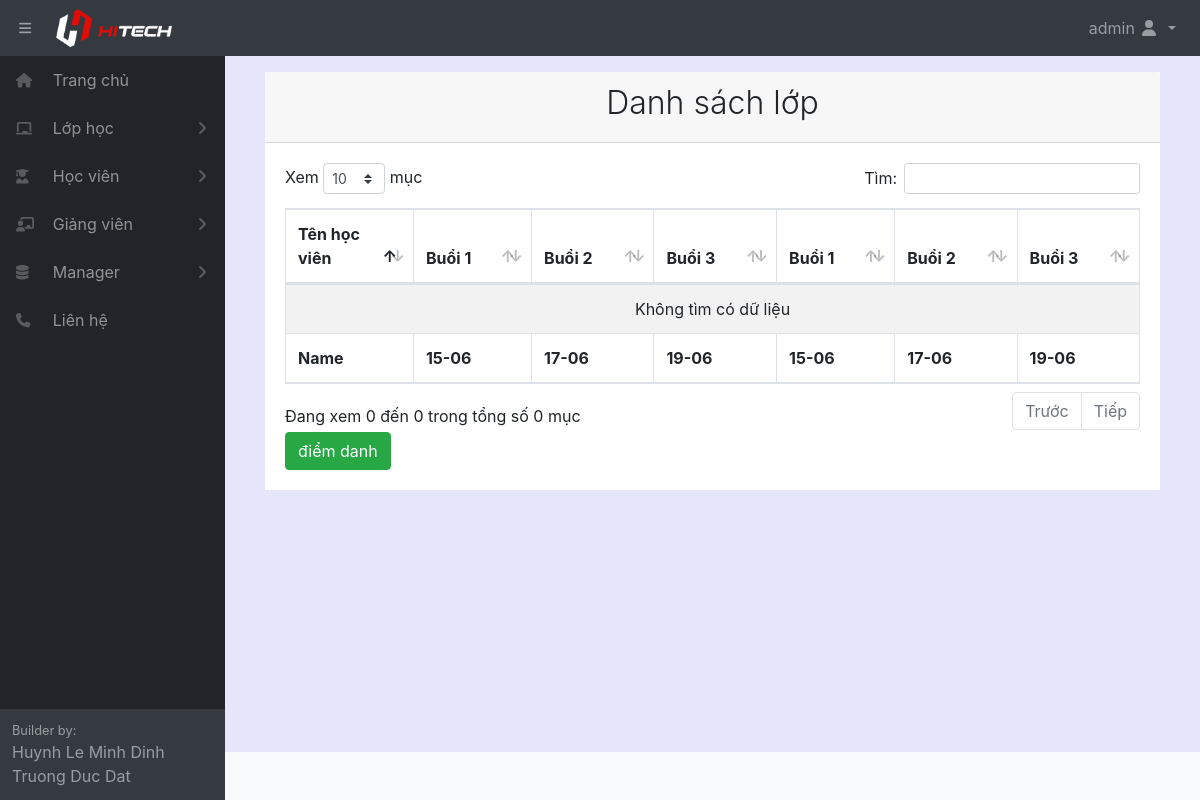
Screenshot of /checkinclassstudent/95/ (signed in) with the database file from the repository.
### home/models.py (models this page shows, shortened)
class Schedule(models.Model):
    id_classname = models.IntegerField(default=0, blank=True, null=True, verbose_name="ID lớp học")
    classname = models.CharField(max_length=50, blank=True, null=True, verbose_name="Tên lớp")
    dayname = models.CharField(max_length=50, blank=True, null=True, verbose_name="Buổi")
    daylearn = models.DateField(verbose_name="Ngày học")
    timelearnstart = models.TimeField(null = True, blank=True,verbose_name="Thời gian học")
    timelearnend = models.TimeField(null = True, blank=True,verbose_name="Thời gian kết thúc")
    note = models.CharField(max_length=300, null = True, blank=True, verbose_name="Ghi chú")
    active = models.BooleanField(default=True, verbose_name="Trạng thái")
    class Meta:
        ordering =["classname"]
        verbose_name_plural = "Lịch học theo lớp"

### home/decorators.py (the view)
        def wrapper_func(request, *args, **kwargs):
            group = None
            if request.user.groups.exists():
                group = request.user.groups.all()[0].name
            if group in allowed_roles:
                return view_func(request, *args, **kwargs)
            else:
                return redirect('errorrole')

### home/views.py (called while the page is built, shortened)
@login_required(login_url='login')
@allowed_users(allowed_roles=['admin','manager','staff'])
def checkinClassStudent(request,pk):
    pk = pk
    classname = Classname.objects.get(pk=pk)
    liststudentinclass = Student.objects.all()
    timeshift = TimeShift.objects.get(pk=classname.timeshift_id)
    print(timeshift.timestart)
    checkinclass = CheckInClass.objects.all()
    schedule = Schedule.objects.all()
    context={'checkinclass':checkinclass,'timeshift':timeshift,'liststudentinclass':liststudentinclass,'pk':pk, 'classname':classname, 'schedule':schedule}
    return render(request,'class/checkinClassStudent.html',context)

### home/templates/class/checkinClassStudent.html (shortened to what this page needs)
{% extends "pages/base.html" %}
{% block content %}
{% load static %}
<div class="card-header">
    <h2 class="text-center font-weight-light">Danh sách lớp</h2>
</div>
<div class="card-body">
    <form action="" method="POST">
        {% csrf_token %}
        <table id="example" class="table table-striped table-bordered" style="width:100%">
            <thead>
                <tr>
                    <th style="width: 15%;">Tên học viên</th>
                    {% for i in schedule %}
                    {% if classname.fullname == i.classname %}
                    <th>{{ i.dayname }}</th>
                    {% endif %}
                    {% endfor %}
                </tr>
            </thead>
            <tbody>
            </tbody>
            <tfoot>
                <tr>
                    <th>Name</th>
                    {% for i in schedule %}
                    {% if classname.fullname == i.classname %}
                    <th>{{ i.daylearn|date:"d-m" }}</th>
                    {% endif %}
                    {% endfor %}
                </tr>
            </tfoot>
        </table>
        <button class="btn btn-success" type="submit">
            điểm danh
        </button>
    </form>
</div>
{% endblock content %}

### home/templates/pages/base.html (shortened to what this page needs)
<!DOCTYPE html>
<html lang="en">
{% load staticfiles %}
<head>
    <link href="{% static '/fullcalendar/core/main.css' %}" rel='stylesheet' />
    <link href="{% static '/fullcalendar/daygrid/main.css' %}" rel='stylesheet' />
    <link href="{% static '/css/styles.css' %}" rel="stylesheet" />
    <link href="{% static '/css/dataTables.bootstrap4.min.css' %}" rel="stylesheet" />
</head>
<body class="sb-nav-fixed">
    <nav class="sb-topnav navbar navbar-expand navbar-dark bg-dark">
        <button class="btn btn-link btn-sm order-1 order-lg-0" id="sidebarToggle" href="#" style="margin-left: 10px;">
            <i class="fas fa-bars"></i></button>
        <a class="navbar-brand" href="{% url 'home' %}">
            <img src="/static/images/Logo-row-Light.png" alt="" style="width: 60%;">
        </a>
        <ul class="navbar-nav ml-auto ml-md-0">
            <li class="nav-item dropdown">
                <a class="nav-link dropdown-toggle" id="userDropdown" href="#" role="button" data-toggle="dropdown"
                    aria-haspopup="true" aria-expanded="false">
                    {{user.first_name}} {{user.last_name}}
                    <i class="fas fa-user fa-fw"></i>
                </a>
            </li>
        </ul>
    </nav>
    <div id="layoutSidenav">
        <div id="layoutSidenav_nav">
            <nav class="sb-sidenav accordion sb-sidenav-dark" id="sidenavAccordion">
                <div class="sb-sidenav-menu">
                    <div class="nav">
                        <a class="nav-link" href="{% url 'home' %}">
                            <div class="sb-nav-link-icon" style="width: 2em;">
                                <i class="fas fa-home"></i>
                            </div>
                            Trang chủ
                        </a>
                        <a class="nav-link collapsed" href="#" data-toggle="collapse" data-target="#collapseClass"
                            aria-expanded="false" aria-controls="collapseClass">
                            <div class="sb-nav-link-icon" style="width: 2em;">
                                <i class="fas fa-chalkboard"></i>
                            </div>
                            Lớp học
                            <div class="sb-sidenav-collapse-arrow">
                                <i class="fas fa-angle-down"></i>
                            </div>
                        </a>
                        <a class="nav-link collapsed" href="#" data-toggle="collapse" data-target="#collapseStudent"
                            aria-expanded="false" aria-controls="collapseStudent">
                            <div class="sb-nav-link-icon" style="width: 2em;">
                                <i class="fas fa-user-graduate"></i>
                            </div>
                            Học viên
                            <div class="sb-sidenav-collapse-arrow">
                                <i class="fas fa-angle-down"></i>
                            </div>
                        </a>
                        <a class="nav-link collapsed" href="#" data-toggle="collapse" data-target="#collapseTeacher"
                            aria-expanded="false" aria-controls="collapseTeacher">
                            <div class="sb-nav-link-icon" style="width: 2em;">
                                <i class="fas fa-chalkboard-teacher"></i>
                            </div>
                            Giảng viên
                            <div class="sb-sidenav-collapse-arrow">
                                <i class="fas fa-angle-down"></i>
                            </div>
                        </a>
                        {% if request.user.is_staff %}
                        <a class="nav-link collapsed" href="#" data-toggle="collapse" data-target="#collapseManager"
                            aria-expanded="false" aria-controls="collapseManager">
                            <div class="sb-nav-link-icon" style="width: 2em;">
                                <i class="fas fa-database"></i>
                            </div>
                            Manager
                            <div class="sb-sidenav-collapse-arrow">
                                <i class="fas fa-angle-down"></i>
                            </div>
                        </a>
                        {% endif %}
                        <a class="nav-link" href="{% url 'contact' %}">
                            <div class="sb-nav-link-icon" style="width: 2em;">
                                <i class="fas fa-phone"></i>
                            </div>
                            Liên hệ
                        </a>
                    </div>
                </div>
                <div class="sb-sidenav-footer">
                    <div class="small">Builder by:</div>
                    <div>Huynh Le Minh Dinh</div>
                    <div>Truong Duc Dat</div>
                </div>
            </nav>
        </div>
        <div id="layoutSidenav_content" style="background-color: lavender;">
            <main>
                <div class="container-fluid">
                    <div style="margin: 1em; background-color: white;">
                        {% block content %}{% endblock %}
                    </div>
                </div>
            </main>
            <footer class="py-4 bg-light mt-auto">
            </footer>
        </div>
    </div>
</body>
</html>

### rows the page displays
Schedule: dayname "Buổi 1", daylearn "15-06"
Schedule: dayname "Buổi 2", daylearn "17-06"
Schedule: dayname "Buổi 3", daylearn "19-06"
Schedule: dayname "Buổi 1", daylearn "15-06"
Schedule: dayname "Buổi 2", daylearn "17-06"
Schedule: dayname "Buổi 3", daylearn "19-06"

### other values shown
{{ user.first_name }} "admin"
